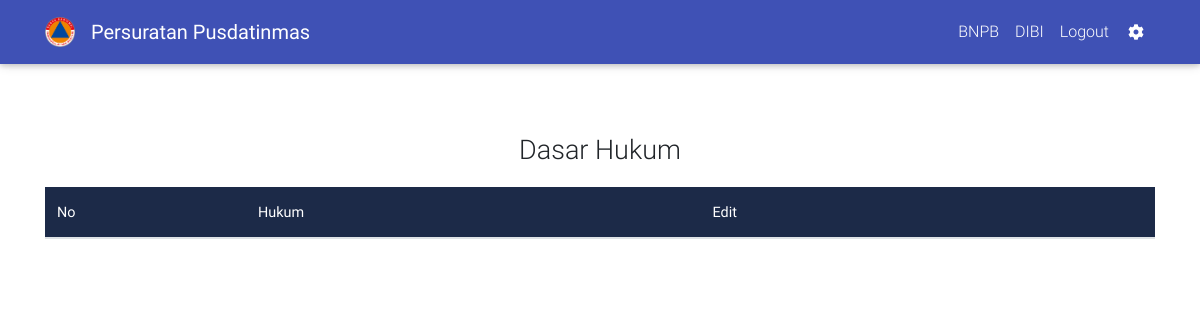
/home/hukum, run on an earlier commit of the app's database.
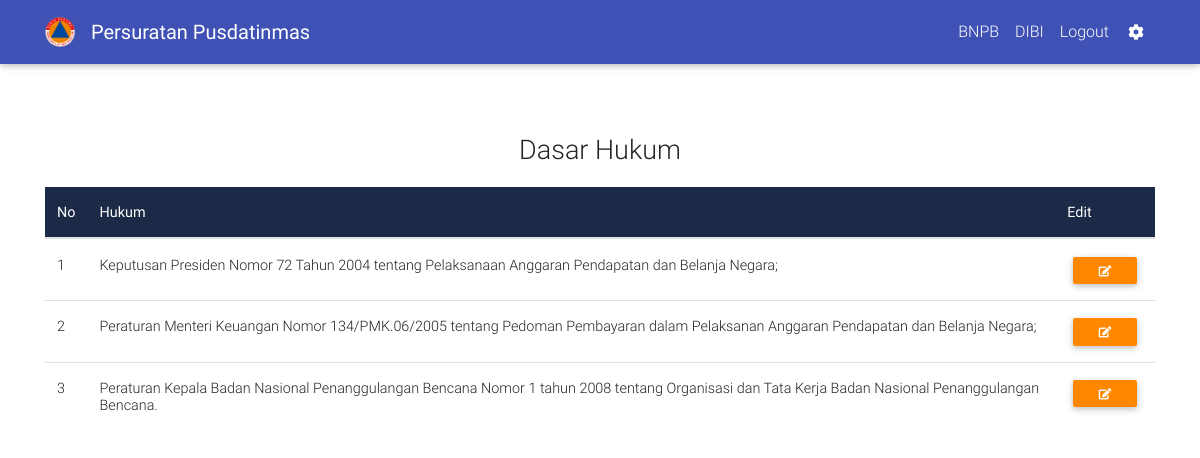
And on a later commit of the database.
### tables this page shows
CREATE TABLE `dasar_hukum` (
  `id` int(5) NOT NULL,
  `hukum` varchar(225) NOT NULL
);

### application/controllers/Home.php (called while the page is built, shortened)
<?php
class Home extends CI_Controller {
	function __Construct()
    {
        $this->load->model("home_model");
        $this->load->library("pagination");
    }
	public function hukum()
	{
		$data['hukum'] = $this->home_model->get_hukum();
		$this->load->view('layouts/nav');
		$this->load->view('layouts/header');
		$this->load->view('hukum', $data);
	}
}

### index.php (called while the page is built, shortened)
<?php
require_once BASEPATH.'core/CodeIgniter.php';

### application/models/Home_model.php (called while the page is built, shortened)
<?php
class Home_model extends CI_Model {
   function get_hukum() {
   	$this->db->from('dasar_hukum');
   	$query = $this->db->get();
   	return $query->result();
   }
}
?>

### application/views/hukum.php (the view, shortened to what this page needs)
<body>
  <div class="container" style="padding-top: 10vh; padding-bottom: 15vh">
        <p style="font-size: 27px; text-align: center; padding-top: 50px;">Dasar Hukum</p>
            <table class="table" cellspacing="0">
                          <thead class="mdb-color darken-3 white-text">
                            <tr>
                              <th scope="col">No
                              </th>
                              <th class="th-sm" scope="col">Hukum
                              </th>
                              <th class="th-sm" sscope="col">Edit
                              </th>
                            </tr>
                          </thead>
                          <tbody>
                            <?php
                            $counter = 1;
                            foreach ($hukum as $row) {
                echo "
                <tr>
                              <td>".$counter."</td>
                              <td>".$row->hukum."</td>
                              <td>
                                <span class='table-remove'><a href='".base_url("home/edit_hukum_page/$row->id")."'><button type='button'  class='btn btn-warning btn-sm my-0'><i class='fa fa-pencil-square-o' aria-hidden='true'></i></button></a>
                              </td>
                            </tr>
                            ";
              $counter++;}
                             ?>
                      </tbody>
                    </table>
  </div>
</body>
</html>

### application/views/layouts/nav.php (shortened to what this page needs)
<nav class="navbar navbar-expand-lg animated fadeInDown navbar-dark indigo scrolling-navbar fixed-top">
  <div class="container">
    <a href="" class="navbar-brand"><img src="<?php echo base_url('assets/img/logo.png')?>" width="30" height="30">
    <a class="navbar-brand" href="<?php echo base_url('home/beranda')?>"><Strong>Persuratan Pusdatinmas</Strong></a>
    <div class="collapse navbar-collapse" id="navbarTogglerDemo02">
        <span>
            <ul class="navbar-nav navbar-right mr-auto mt-lg-0">
              <li class="nav-item">
                <a class="nav-link" href="https://bnpb.go.id/">BNPB</a>
            </li>
              <li class="nav-item">
                <a class="nav-link" href="http://dibi.bnpb.go.id/dibi/">DIBI</a>
            </li>
				<li class="nav-item">
                <a class="nav-link" onclick="keluar()">Logout</a>
            </li>
				<li class="nav-item">
                <a class="nav-link" href="<?php echo base_url('home/hukum')?>"><i class="fa fa-gear"
					style="padding-top: 0.5vh"></i> </a>
            </li>
        </ul>
        </span>
    </div>
</div>
</nav>

### application/views/layouts/header.php (shortened to what this page needs)
<!DOCTYPE html>
<html lang="en">
<head>
	<link rel="stylesheet" href="https://maxcdn.bootstrapcdn.com/font-awesome/4.6.0/css/font-awesome.min.css">
	<link href="<?php echo base_url('assets/css/bootstrap.css')?>" rel="stylesheet">
	<link href="<?php echo base_url('assets/css/mdb.css')?>" rel="stylesheet">
	<link href="<?php echo base_url('assets/css/multiselect/multi-select.css')?>" rel="stylesheet">
	<link href="<?php echo base_url('assets/css/multiselect/multi-select.dev.css')?>" rel="stylesheet">
	<link href="<?php echo base_url('assets/css/multiselect/multi-select.dist.css')?>" rel="stylesheet">
	<link href="<?php echo base_url('assets/css/style.css')?>"  type="text/css" rel="stylesheet">
	<link rel="stylesheet" href="https://unpkg.com/leaflet@1.3.3/dist/leaflet.css"
/>
	<link rel="stylesheet" type="text/css" href="https://cdn.jsdelivr.net/npm/sweetalert2@7.26.11/dist/sweetalert2.all.min.js">
	<link rel="stylesheet" type="text/css" href="https://cdn.jsdelivr.net/npm/sweetalert2@7.26.11/package.json">
	<link rel="stylesheet" type="text/css" href="https://cdn.jsdelivr.net/npm/sweetalert2@7.26.11/sweetalert2.d.ts">
	<link rel="stylesheet" href="https://use.fontawesome.com/releases/v5.2.0/css/all.css"
>
	<link rel="stylesheet" type="text/css" href="https://cdn.datatables.net/1.10.19/css/dataTables.bootstrap4.min.css">
</head>

### assets/css/style.css (style rules this page uses)
html, body, header, .view { height: 100%; }

What changed in the data, as far as the page shows it:
added dasar_hukum: hukum "Keputusan Presiden Nomor 72 Tahun 2004 tentang Pelaksanaan Anggaran Pendapatan dan Belanja Negara;"
added dasar_hukum: hukum "Peraturan Menteri Keuangan Nomor 134/PMK.06/2005 tentang Pedoman Pembayaran dalam Pelaksanan Anggaran Pendapatan dan Belanja Negara;"
added dasar_hukum: hukum "Peraturan Kepala Badan Nasional Penanggulangan Bencana Nomor 1 tahun 2008 tentang Organisasi dan Tata Kerja Badan Nasional Penanggulangan Bencana."
